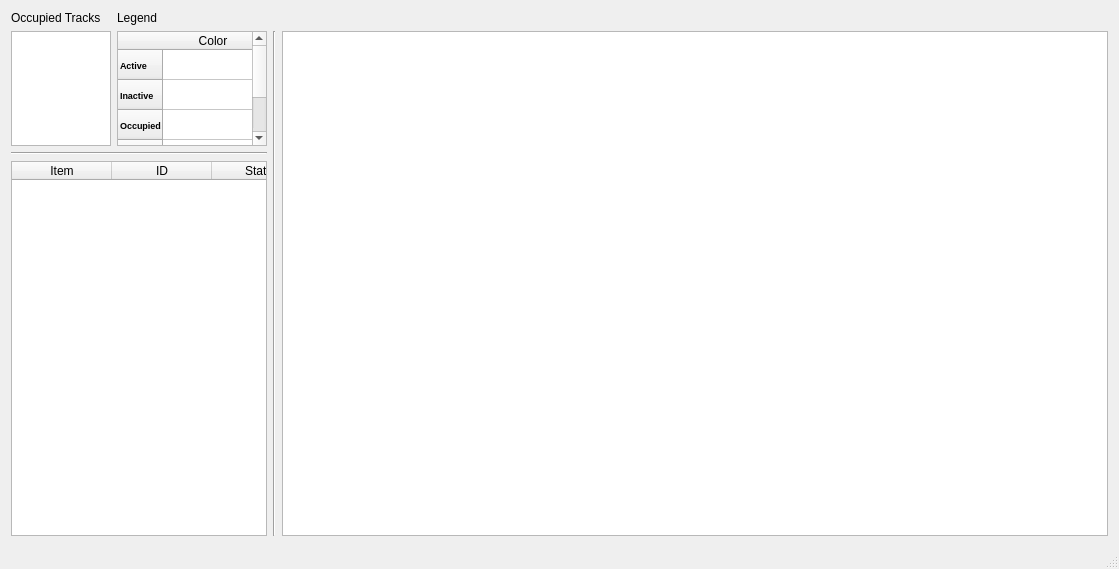
<?xml version="1.0" encoding="UTF-8"?>
<ui version="4.0">
 <class>MainWindow</class>
 <widget class="QMainWindow" name="MainWindow">
  <property name="geometry">
   <rect>
    <x>0</x>
    <y>0</y>
    <width>1119</width>
    <height>569</height>
   </rect>
  </property>
  <property name="windowTitle">
   <string>MainWindow</string>
  </property>
  <widget class="QWidget" name="centralwidget">
   <layout class="QGridLayout" name="gridLayout">
    <item row="1" column="0">
     <widget class="QListWidget" name="occupiedTracksList">
      <property name="sizePolicy">
       <sizepolicy hsizetype="Maximum" vsizetype="Expanding">
        <horstretch>0</horstretch>
        <verstretch>0</verstretch>
       </sizepolicy>
      </property>
      <property name="maximumSize">
       <size>
        <width>16777215</width>
        <height>115</height>
       </size>
      </property>
      <property name="horizontalScrollBarPolicy">
       <enum>Qt::ScrollBarAlwaysOff</enum>
      </property>
      <property name="sizeAdjustPolicy">
       <enum>QAbstractScrollArea::AdjustToContents</enum>
      </property>
     </widget>
    </item>
    <item row="1" column="3" rowspan="3">
     <widget class="QGraphicsView" name="graphicsView">
      <property name="enabled">
       <bool>true</bool>
      </property>
     </widget>
    </item>
    <item row="0" column="1">
     <widget class="QLabel" name="lblLegend">
      <property name="text">
       <string>Legend</string>
      </property>
     </widget>
    </item>
    <item row="0" column="0">
     <widget class="QLabel" name="lblOccupiedTracks">
      <property name="text">
       <string>Occupied Tracks</string>
      </property>
     </widget>
    </item>
    <item row="2" column="0" colspan="2">
     <widget class="Line" name="line">
      <property name="orientation">
       <enum>Qt::Horizontal</enum>
      </property>
     </widget>
    </item>
    <item row="1" column="2" rowspan="3">
     <widget class="Line" name="line_2">
      <property name="orientation">
       <enum>Qt::Vertical</enum>
      </property>
     </widget>
    </item>
    <item row="3" column="0" colspan="2">
     <widget class="QTreeWidget" name="treeWidget">
      <property name="maximumSize">
       <size>
        <width>350</width>
        <height>16777215</height>
       </size>
      </property>
      <property name="horizontalScrollBarPolicy">
       <enum>Qt::ScrollBarAlwaysOff</enum>
      </property>
      <property name="sizeAdjustPolicy">
       <enum>QAbstractScrollArea::AdjustToContents</enum>
      </property>
      <property name="allColumnsShowFocus">
       <bool>false</bool>
      </property>
      <property name="columnCount">
       <number>3</number>
      </property>
      <column>
       <property name="text">
        <string>Item</string>
       </property>
       <property name="textAlignment">
        <set>AlignHCenter|AlignVCenter|AlignCenter</set>
       </property>
      </column>
      <column>
       <property name="text">
        <string>ID</string>
       </property>
       <property name="textAlignment">
        <set>AlignHCenter|AlignVCenter|AlignCenter</set>
       </property>
      </column>
      <column>
       <property name="text">
        <string>Status</string>
       </property>
       <property name="textAlignment">
        <set>AlignHCenter|AlignVCenter|AlignCenter</set>
       </property>
      </column>
     </widget>
    </item>
    <item row="1" column="1">
     <widget class="QTableWidget" name="legend">
      <property name="maximumSize">
       <size>
        <width>150</width>
        <height>115</height>
       </size>
      </property>
      <row>
       <property name="text">
        <string>Active</string>
       </property>
       <property name="font">
        <font>
         <pointsize>7</pointsize>
         <weight>75</weight>
         <bold>true</bold>
        </font>
       </property>
      </row>
      <row>
       <property name="text">
        <string>Inactive</string>
       </property>
       <property name="font">
        <font>
         <pointsize>7</pointsize>
         <weight>75</weight>
         <bold>true</bold>
        </font>
       </property>
      </row>
      <row>
       <property name="text">
        <string>Occupied</string>
       </property>
       <property name="font">
        <font>
         <pointsize>7</pointsize>
         <weight>75</weight>
         <bold>true</bold>
        </font>
       </property>
      </row>
      <row>
       <property name="text">
        <string>Bypass</string>
       </property>
       <property name="font">
        <font>
         <pointsize>7</pointsize>
         <weight>75</weight>
         <bold>true</bold>
        </font>
       </property>
      </row>
      <row>
       <property name="text">
        <string>Pass</string>
       </property>
       <property name="font">
        <font>
         <pointsize>7</pointsize>
         <weight>75</weight>
         <bold>true</bold>
        </font>
       </property>
      </row>
      <column>
       <property name="text">
        <string>Color</string>
       </property>
      </column>
     </widget>
    </item>
   </layout>
  </widget>
  <widget class="QMenuBar" name="menubar">
   <property name="geometry">
    <rect>
     <x>0</x>
     <y>0</y>
     <width>1119</width>
     <height>21</height>
    </rect>
   </property>
  </widget>
  <widget class="QStatusBar" name="statusbar"/>
 </widget>
 <layoutdefault spacing="6" margin="11"/>
 <resources/>
 <connections/>
</ui>
